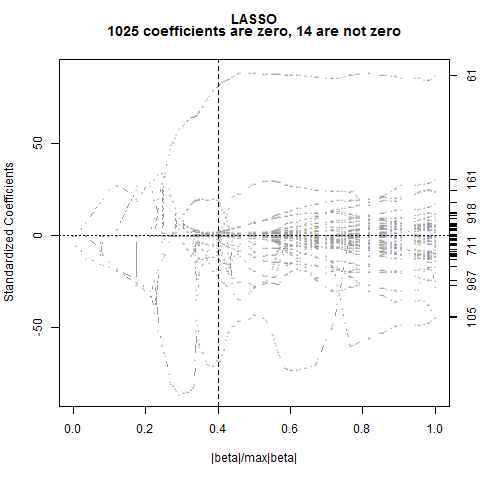

Recreate this plot in R.
rm(list=ls())
pectin <- read.table("Pectin_and_DE.txt", header = TRUE,sep = ";", dec = ",")
View(pectin)
pectin$NIR<-as.matrix(pectin[,-1])
pectin$train <-TRUE
pectin$train[sample(1:length(pectin$DE),23)]<- FALSE
pectin_TEST <- pectin[pectin$train==FALSE,]
pectin_TRAIN <- pectin[pectin$train==TRUE,]

library(lars)
# We could use the lars package:
#These are all variants of Lasso, and provide the entire sequence of coefficients and fits, starting from zero, to the least squares fit.
lasso_result <- lars(pectin_TRAIN$NIR, pectin_TRAIN$DE,type="lasso")
plot(lasso_result$lambda)
plot(lasso_result$R2)
cv.lars(pectin_TRAIN$NIR, pectin_TRAIN$DE,use.Gram=FALSE)

# Or from the chemometrics package:  "fraction" is the sum of absolute values of the regression coefficients for a particular Lasso parameter
res_lasso <- lassoCV(DE ~ NIR, data = pectin_TRAIN,fraction = seq(0, 1, by = 0.05), K = 20,use.Gram=FALSE) #k number of segments
res_lasso$sopt #optimal value for fraction
# the Bs are shrank 0.3 as they were before.
png('Lasso_pectin.png')
res_coef <- lassocoef(DE ~ NIR, data = pectin_TRAIN, sopt = res_lasso$sopt)
dev.off()

# In an auto-scaled version:
res_lasso_scaled <- lassoCV(DE ~ scale(NIR), data = pectin_TRAIN,fraction = seq(0, 1, by = 0.05), K = 20,use.Gram=FALSE)
res_lasso_scaled$sopt
res_coef_scaled <- lassocoef(DE ~ scale(NIR), data = pectin_TRAIN,sopt = res_lasso_scaled$sopt,use.Gram=FALSE)
# The actual coefficients can be looked at by: (on raw NIR-scale - I believe.:-)...)
res_coef <- res_coef_scaled$coefficients
plot(res_coef)
beta_lasso <- res_coef

##prediction####
yhat_lasso <- predict(lasso_result, newx = pectin_TEST$NIR, s = 0.4,mode = "fraction")$fit
residuals <- pectin_TEST$DE - yhat_lasso
MSEP <- mean(residuals^2)
MSEP

sqrt(MSEP)
plot(residuals)
lines(lowess(residuals,pectin_TEST$lasso), col="blue")
png('lasso_pectin_fit.png')
plot(pectin_TEST$DE, yhat_lasso,main='Lasso_pectin')
lines(lowess(yhat_lasso,pectin_TEST$DE), col="blue")
dev.off()
